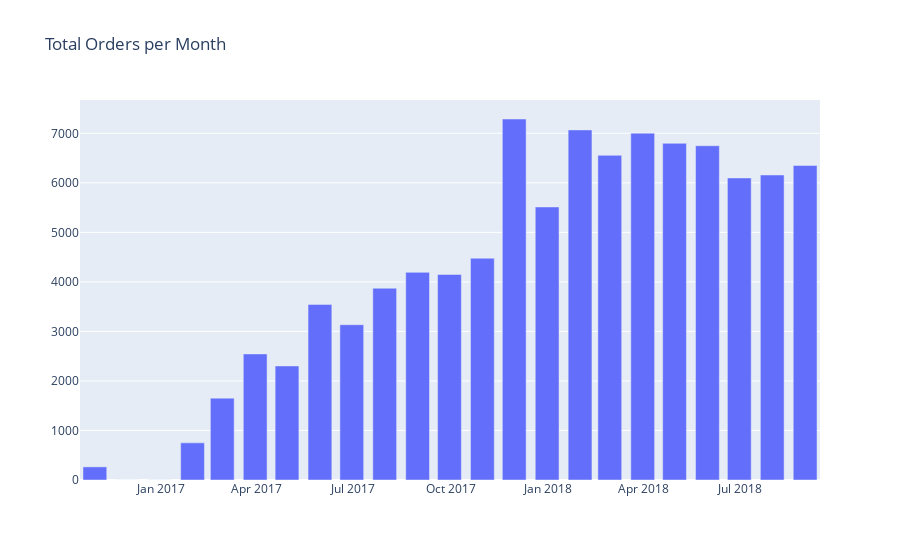

Write notebook code for a chart like this one.
### Code cell
fig = px.bar(monthly_orders, 
              x='order_purchase_timestamp', 
              y='order_count',
              title='Total Orders per Month')
fig.update_layout(
    xaxis=dict(
        title=None
    ),
    yaxis=dict(
        title=None
    )
)
fig.show()

### Figure 1 — Plotly figure (JSON) as saved in the notebook; plotly's stock layout.template omitted (floating-point values rounded to 4 significant figures)
{"data": [{"alignmentgroup": "True", "hovertemplate": "order_purchase_timestamp=%{x}<br>order_count=%{y}<extra></extra>", "legendgroup": "", "marker": {"color": "#636efa", "pattern": {"shape": ""}}, "name": "", "offsetgroup": "", "orientation": "v", "showlegend": false, "textposition": "auto", "type": "bar", "x": ["2016-10-31T00:00:00", "2016-11-30T00:00:00", "2016-12-31T00:00:00", "2017-01-31T00:00:00", "2017-02-28T00:00:00", "2017-03-31T00:00:00", "2017-04-30T00:00:00", "2017-05-31T00:00:00", "2017-06-30T00:00:00", "2017-07-31T00:00:00", "2017-08-31T00:00:00", "2017-09-30T00:00:00", "2017-10-31T00:00:00", "2017-11-30T00:00:00", "2017-12-31T00:00:00", "2018-01-31T00:00:00", "2018-02-28T00:00:00", "2018-03-31T00:00:00", "2018-04-30T00:00:00", "2018-05-31T00:00:00", "2018-06-30T00:00:00", "2018-07-31T00:00:00", "2018-08-31T00:00:00"], "xaxis": "x", "y": [265, 0, 1, 750, 1653, 2546, 2303, 3546, 3135, 3872, 4193, 4150, 4478, 7289, 5513, 7069, 6555, 7003, 6798, 6749, 6099, 6159, 6351], "yaxis": "y"}], "layout": {"barmode": "relative", "legend": {"tracegroupgap": 0}, "title": {"text": "Total Orders per Month"}, "xaxis": {"anchor": "y", "domain": [0, 1], "title": {}}, "yaxis": {"anchor": "x", "domain": [0, 1], "title": {}}}}
